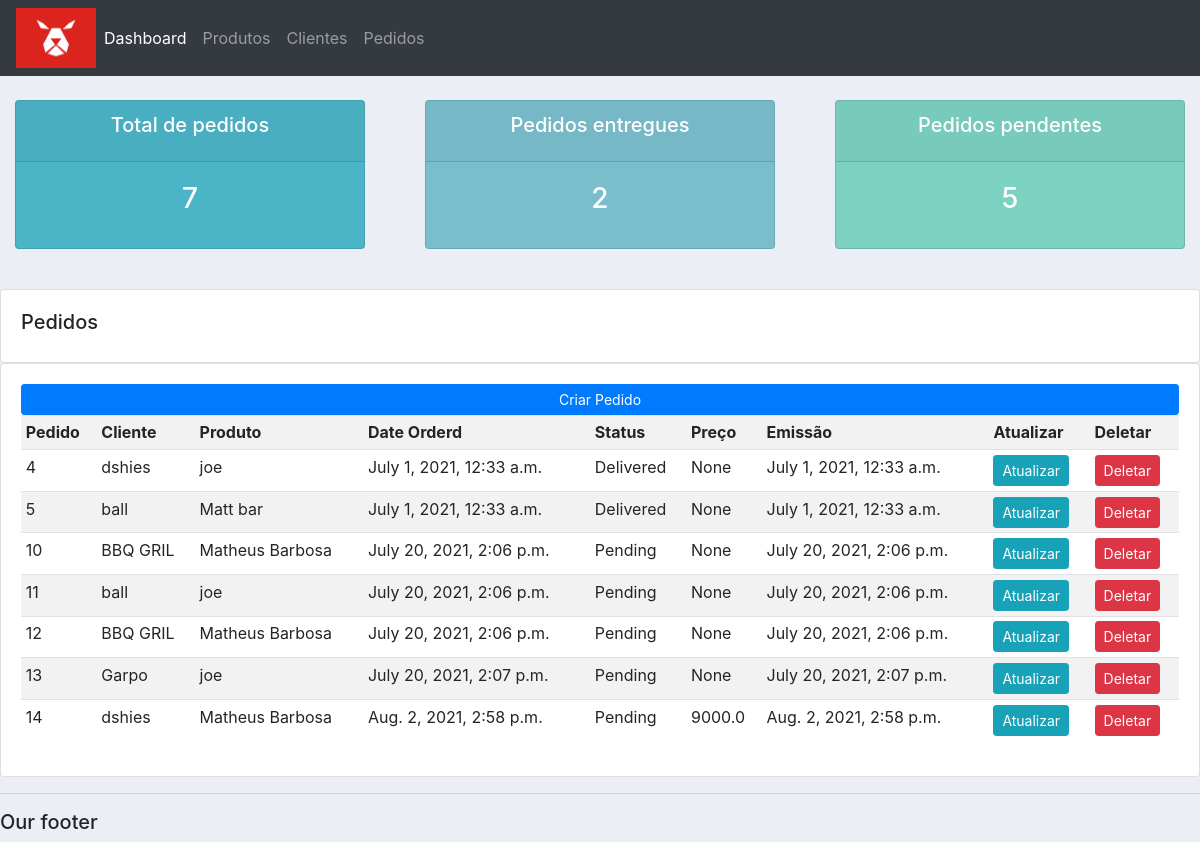
The page /all_orders/ on the database its author committed.
### accounts/models.py (models this page shows, shortened)
class Order(models.Model):
    STATUS = (
        ('Pending', 'Pending'),
        ('Out for Delivery', 'Out for delivery'),
        ('Delivered','Delivered')
    )
    customer = models.ForeignKey(Customer, null=True, on_delete=models.SET_NULL)
    product = models.ForeignKey(Product, null=True, on_delete=models.SET_NULL) #EXPLICAR OU ALTERAR ISSO
    preco_do_produto = models.FloatField(null=True)
    date_created = models.DateTimeField(auto_now_add=True, null=True)
    status = models.CharField(max_length=200, null=True, choices=STATUS)

class Product(models.Model):
    CATEGORY = (
        ('Indoor', 'Indoor'),
        ('Out door', 'Out door'),
    )
    name = models.CharField(max_length=200, null=True)
    category = models.CharField(max_length=200, null=True, choices=CATEGORY) # SUBSTITUIR PARA CODIGO DA CATEGORIA
    quantidade_em_estoque = models.FloatField(null=True)
    preco_de_compra = models.FloatField(null=True)
    price = models.FloatField(null=True) # SUBSTITUIR PARA PRECO DE VENDA
    margem = models.FloatField(null=True)
    detalhes = models.CharField(max_length=200, null=True, blank=True)
    date_created = models.DateTimeField(auto_now_add=True, null=True)
    tag = models.ManyToManyField(Tag)
    def __str__(self):
        return self.name

class Customer(models.Model):
    name = models.CharField(max_length=200, null=True)
    data_de_nascimento = models.DateTimeField(max_length=200, null=True)
    cpf = models.CharField(max_length=200, null=True)
    phone = models.CharField(max_length=200, null=True)
    email = models.CharField(max_length=200, null=True)
    date_created = models.DateTimeField(auto_now_add=True, null=True)
    def __str__(self):
        return self.name

### accounts/views.py (the view)
# urls.py: path('all_orders/', views.all_orders, name="all_orders"),
def all_orders(request):
    orders = Order.objects.all()
    total_orders = orders.count()
    delivered = orders.filter(status = 'Delivered').count()
    pending = orders.filter(status = 'Pending').count()
    context = {'orders' : orders,
               'total_orders' : total_orders,
               'delivered' : delivered,
               'pending' : pending
               }
    products = Product.objects.all()
    return render(request, 'accounts/all_orders.html', context)

### accounts/templates/accounts/all_orders.html
{% extends 'accounts/main.html' %}
{% block content %}
{% include 'accounts/status.html' %}
<br>
		<div class="row">
			<div class="col-md">
				<div class="card card-body">
					<h5>Pedidos</h5>
				</div>
				<div class="card card-body">
					<a class="btn btn-primary  btn-sm btn-block" href="{% url 'create_order' %}
			">Criar Pedido</a>
					<table class="table table-sm table table-striped ">
						<tr>
							<th>Pedido</th>
							<th>Cliente</th>
							<th>Produto</th>
							<th>Date Orderd</th>
							<th>Status</th>
							<th>Preço</th>
							<th>Emissão</th>
							<th>Atualizar</th>
							<th>Deletar</th>
						</tr>
						{% for order in orders %}
							<tr>
								<td>{{order.id}}</td>
								<td>{{order.product}}</td>
								<td>{{order.customer}}</td>
								<td>{{order.date_created}}</td>
								<td>{{order.status}}</td>
								<td>{{order.preco_do_produto}}</td>
								<td>{{order.date_created}}</td>
								<td><a class = "btn btn-sm btn-info" href="{% url 'update_order' order.id %}">Atualizar</a></td>
								<td><a class = "btn btn-sm btn-danger" href="{% url 'delete_order' order.id %}">Deletar</a></td>
							</tr>
						{% endfor %}
					</table>
				</div>
			</div>
		</div>
{% endblock %}

### static/css/main.css (style rules this page uses)
body { background-color: #ebeff5; }

### rows shown on the page
Order: id "4", product "dshies", customer "joe", date_created "July 1, 2021, 12:33 a.m.", status "Delivered", preco_do_produto "None"
Order: id "5", product "ball", customer "Matt bar", date_created "July 1, 2021, 12:33 a.m.", status "Delivered", preco_do_produto "None"
Order: id "10", product "BBQ GRIL", customer "Matheus Barbosa", date_created "July 20, 2021, 2:06 p.m.", status "Pending", preco_do_produto "None"
Order: id "11", product "ball", customer "joe", date_created "July 20, 2021, 2:06 p.m.", status "Pending", preco_do_produto "None"
Order: id "12", product "BBQ GRIL", customer "Matheus Barbosa", date_created "July 20, 2021, 2:06 p.m.", status "Pending", preco_do_produto "None"
Order: id "13", product "Garpo", customer "joe", date_created "July 20, 2021, 2:07 p.m.", status "Pending", preco_do_produto "None"
Order: id "14", product "dshies", customer "Matheus Barbosa", date_created "Aug. 2, 2021, 2:58 p.m.", status "Pending", preco_do_produto "9000.0"

### other values the page prints
{{ total_orders }} "7"
{{ delivered }} "2"
{{ pending }} "5"
